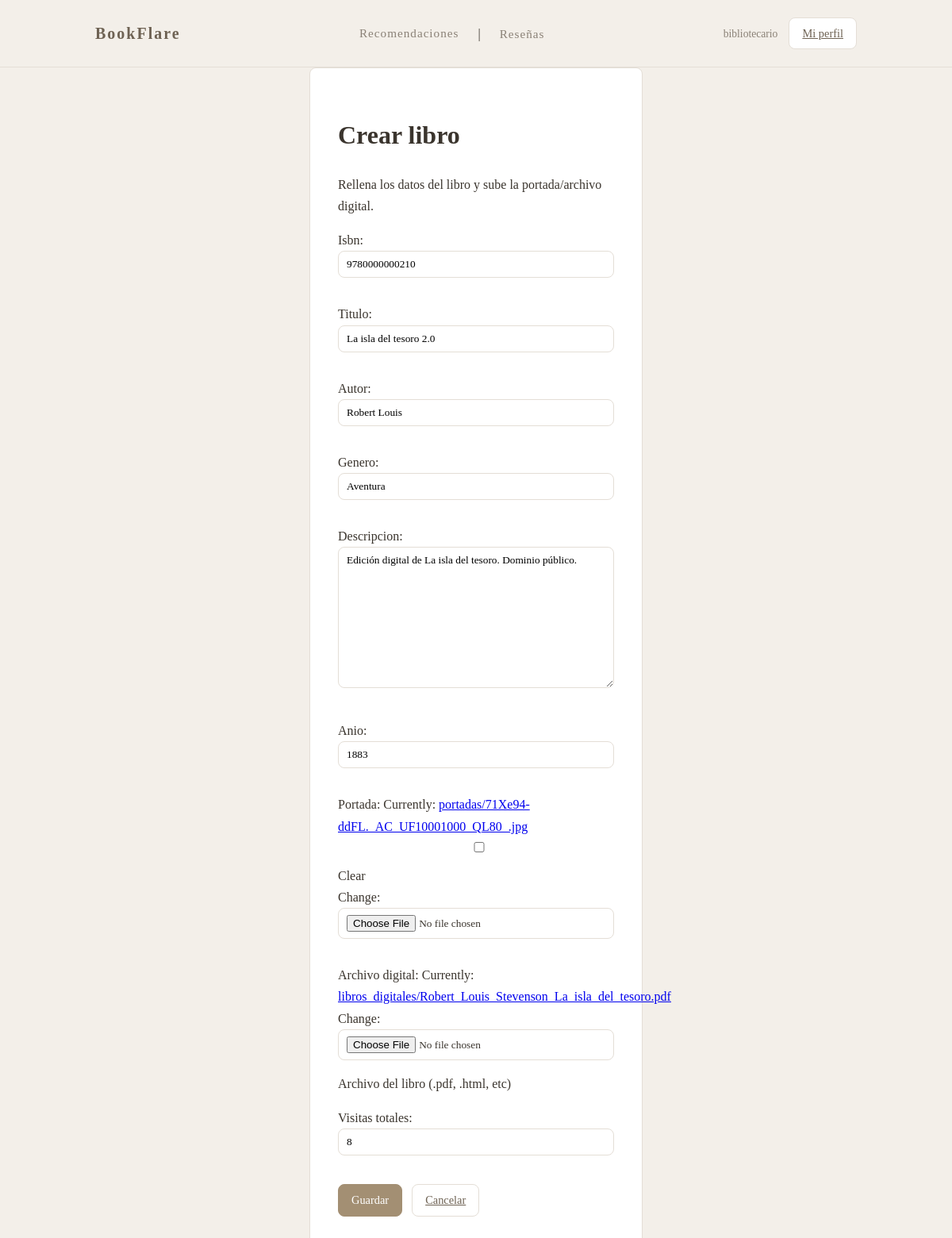
The app's page /libros/9780000000210/editar/ (signed in) with its own data.
### books/models.py (models this page shows, shortened)
class CustomUser(AbstractUser):
    email = models.EmailField(max_length=200, unique=True)
    es_bibliotecario = models.BooleanField(default=False, verbose_name="¿Es bibliotecario?")
    class Meta:
        verbose_name = "Usuario"
        verbose_name_plural = "Usuarios"

class Libro(models.Model):
    isbn = models.CharField(max_length=13, primary_key=True)
    titulo = models.CharField(max_length=200)
    autor = models.CharField(max_length=100)
    genero = models.CharField(max_length=50) #sirve para filtrar por categorias
    descripcion = models.TextField(blank=True)
    anio = models.PositiveIntegerField()
    portada = models.ImageField(upload_to='portadas/', blank=True)
    archivo_digital = models.FileField(upload_to='libros_digitales/', help_text="Archivo del libro (.pdf, .html, etc)")
    visitas_totales = models.PositiveIntegerField(default=0)
    class Meta:
        verbose_name = "Libro Digital"
        verbose_name_plural = "Libros Digitales"
        ordering = ["-visitas_totales"] #ordenados por popularidad

### books/views.py (the view, shortened to what this page needs)
# urls.py: path("libros/<str:isbn>/editar/", LibroUpdateView.as_view(), name="libro_editar"),
class LibroUpdateView(LoginRequiredMixin, UserPassesTestMixin, UpdateView):
    model = Libro
    fields = "__all__"
    template_name = "books/libro_form.html"
    slug_field = "isbn"
    slug_url_kwarg = "isbn"
    def test_func(self):
        return self.request.user.es_bibliotecario

### books/templates/books/libro_form.html (shortened to what this page needs)
{% extends "base.html" %}
{% block content %}
<div class="auth">
    <div class="auth__card">
        <h1 class="auth__title">Crear libro</h1>
        <p class="auth__subtitle">
            Rellena los datos del libro y sube la portada/archivo digital.
        </p>
        <form method="post" enctype="multipart/form-data">
            <div class="form">
                {{ form.as_p }}
            </div>
            <div style="display:flex; gap:12px; margin-top:20px;">
                <button class="btn btn--accent" type="submit">
                    Guardar
                </button>
                <a href="{% url 'principal' %}" class="btn">
                    Cancelar
                </a>
            </div>
        </form>
    </div>
</div>
{% endblock %}

### books/templates/base.html (shortened to what this page needs)
{% load static %}
<!doctype html>
<html lang="es">
<head>
    <link rel="stylesheet" href="{% static 'css/base.css' %}">
</head>
<body>
    <nav class="navbar">
        <div class="container navbar__inner">
            <a class="navbar__brand" href="{% url 'principal' %}">
                BookFlare
            </a>
            <ul class="navbar__menu">
                <a class="navbar__link" href="{% url 'recomendaciones' %}">
                Recomendaciones
            </a>
                <li class="navbar__item separator">|</li>
                <li class="navbar__item">
                    <a class="navbar__link" href="{% url 'lista_resenas' %}">
                        Reseñas
                    </a>
                </li>
            </ul>
            <div class="navbar__actions">
                {% if user.is_authenticated %}
                    <span class="muted small">
                        {{ user.username }}
                    </span>
                    <a class="btn btn--outline btn--sm" href="{% url 'perfil' %}">
                        Mi perfil
                    </a>
                {% endif %}
            </div>
        </div>
    </nav>
    <main class="container main">
        {% block content %}{% endblock %}
    </main>
</body>
</html>

### books/static/css/base.css (style rules this page uses)
:root { --bg: #f3efe9; --surface: #ffffff; --text: #3a342d; --muted: #8a8176; --line: #e4ded6; --earth-1: #c2b59b; --earth-2: #a38f73; --earth-3: #6e6253; --radius: 8px; }
* { box-sizing: border-box; }
body { margin: 0; font-family: "Cormorant Garamond", Georgia, serif; background: var(--bg); color: var(--text); line-height: 1.7; }
.container { max-width: 960px; margin: 0 auto; }
.navbar { border-bottom: 1px solid var(--line); background: var(--bg); }
.navbar__inner { display: flex; justify-content: space-between; align-items: center; padding: 22px 0; }
.navbar__brand { text-decoration: none; font-size: 20px; letter-spacing: 2px; color: var(--earth-3); font-weight: 600; }
.navbar__menu { list-style: none; display: flex; gap: 24px; margin: 0; padding: 0; }
.navbar__link { text-decoration: none; color: var(--muted); font-size: 0.95rem; letter-spacing: 1px; transition: opacity .2s ease; }
.navbar__actions { display: flex; align-items: center; gap: 14px; }
.btn { padding: 7px 16px; border-radius: var(--radius); border: 1px solid var(--line); background: var(--surface); font-family: inherit; font-size: 0.9rem; color: var(--earth-3); cursor: pointer; transition: background .2s ease; }
.btn--accent { background: var(--earth-2); border-color: var(--earth-2); color: white; }
.muted { color: var(--muted); }
.small { font-size: 0.85rem; }
.auth { min-height: calc(100vh - 120px); display: grid; place-items: center; }
.auth__card { width: min(420px, 92vw); padding: 35px; background: var(--surface); border: 1px solid var(--line); border-radius: var(--radius); }
.form input, .form textarea { width: 100%; padding: 8px 10px; border-radius: var(--radius); border: 1px solid var(--line); font-family: inherit; margin-bottom: 16px; }

### records on screen
CustomUser: username "bibliotecario"
Libro: isbn "9780000000210", titulo "La isla del tesoro 2.0", autor "Robert Louis", genero "Aventura", descripcion "Edición digital de La isla del tesoro. Dominio público.", anio "1883", visitas_totales "8"
